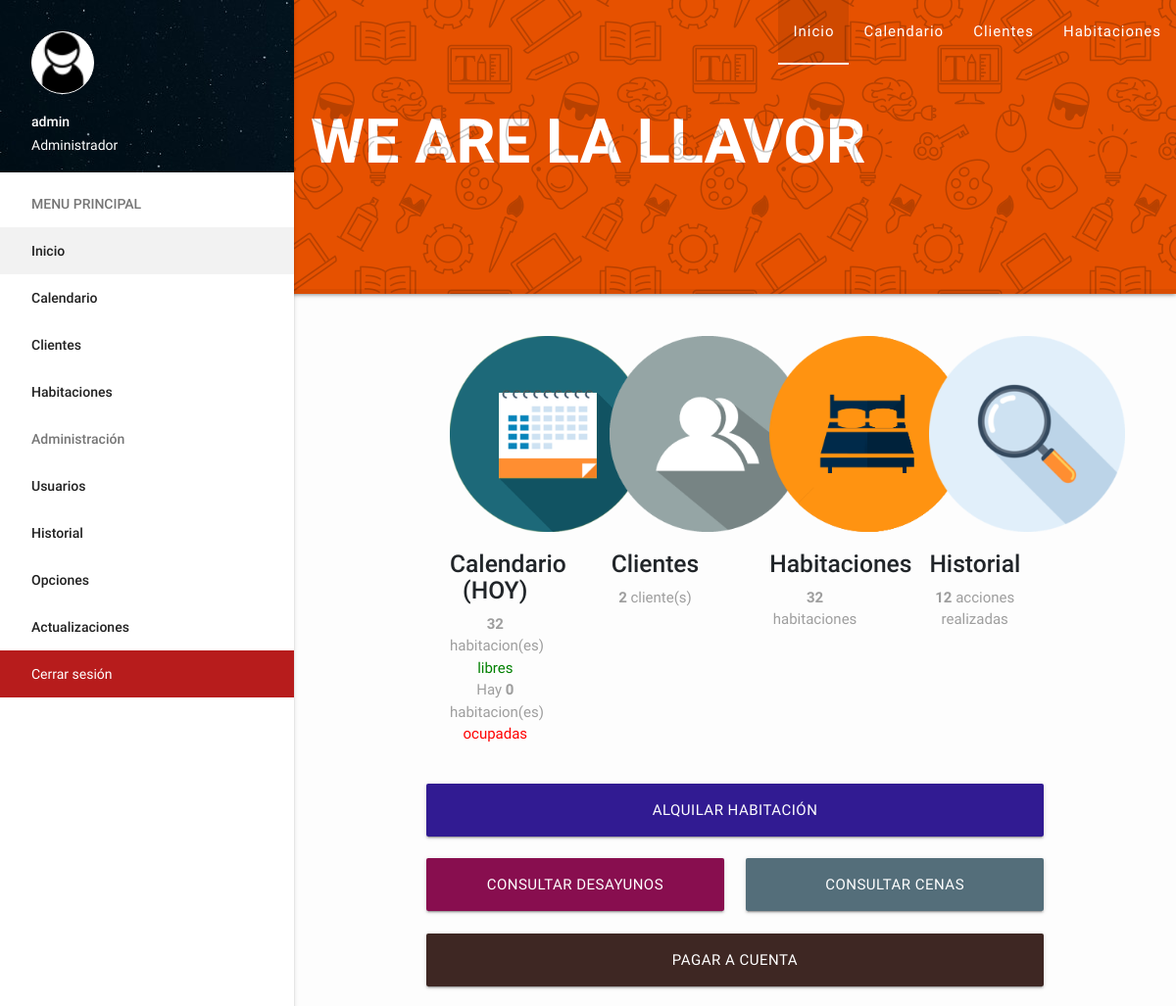
The app's page /index.php?dia=9&mes=03&ano=2023 (signed in) with its own data.
### tables this page shows
CREATE TABLE `cms_settings` (
  `id` int(10) unsigned NOT NULL AUTO_INCREMENT,
  `precio_rooms` varchar(255) DEFAULT NULL,
  `precio_cena` varchar(255) DEFAULT NULL,
  `precio_desayuno` int(11) DEFAULT NULL,
  `site` varchar(255) DEFAULT NULL,
  `sitename` varchar(255) DEFAULT NULL,
  `reformas` enum('1','0') DEFAULT '0',
  PRIMARY KEY (`id`)
);

CREATE TABLE `ranks` (
  `id` int(10) unsigned NOT NULL AUTO_INCREMENT,
  `name` varchar(255) DEFAULT NULL,
  PRIMARY KEY (`id`)
);

### inc/core.php (called while the page is built, shortened)
<?php
	$cdn 		=	"assets";
	$rango_administrador = "3";
	$Var = mysql_query("SELECT * FROM cms_settings");
	$settings = mysql_fetch_assoc($Var);
	$site = $settings['site'];
	$sitename = $settings['sitename'];
	if (isset($_SESSION['id'])) {
		$user_sql = mysql_query("SELECT * FROM admins WHERE id='$_SESSION[id]'");
		$user = mysql_fetch_assoc($user_sql);
	} else {
		$user = "-";
	}
	function RankName($a){
		$R1 = mysql_query("SELECT * FROM ranks WHERE id = '{$a}'");
		$R1 = mysql_fetch_assoc($R1);
		return $R1['name'];
	}
	$mes=date("F");
	if ($mes=="March") $mes="Marzo";
	$ano=date("Y");
?>

### index.php (the view, shortened to what this page needs)
<?php
	require 'inc/core.php';
	require 'templates/header.php';
  $Var = mysql_query("SELECT count(*) count FROM clientes");
  $count_clientes = mysql_fetch_assoc($Var);
  $Var = mysql_query("SELECT count(*) count FROM rooms");
  $count_habitaciones = mysql_fetch_assoc($Var);
  $Var = mysql_query("SELECT count(*) count FROM alquiler WHERE dia_entrada='". date("d") ."' AND mes_entrada='$mes' AND ano_entrada='$ano'");
  $count_calendario = mysql_fetch_assoc($Var);
  $Var = mysql_query("SELECT count(*) count FROM historial");
  $count_historial = mysql_fetch_assoc($Var);
?>
	<main>
	<div class="container">
	  <div class="row">
		<div class="col s12 m3">
		  <div class="card" style="background: transparent;box-shadow: none;text-align: center;">
            <div class="card-content grey-text">
              <p>
			  <img src="<?php echo $site . "/" . $cdn; ?>/images/calendario.png" width="200" height="200"><br>
			  <h5 style="color: #212529;font-weight: 500;">Calendario (HOY)</h5>
			  <b><?php echo $count_habitaciones['count']-$count_calendario['count']; ?></b> habitacion(es) <x style="color: green;">libres</x><br> Hay <b><?php echo $count_calendario['count']; ?></b> habitacion(es) <x style="color: red;">ocupadas</x>
			  </p>
            </div>
          </div>
		</div>
		<div class="col s12 m3">
		  <div class="card" style="background: transparent;box-shadow: none;text-align: center;">
            <div class="card-content grey-text">
              <p>
			  <img src="<?php echo $site . "/" . $cdn; ?>/images/clientes.png" width="200" height="200"><br>
			  <h5 style="color: #212529;font-weight: 500;">Clientes</h5>
			  <b><?php echo $count_clientes['count']; ?></b> cliente(s)
			  </p>
            </div>
          </div>
		</div>
		<div class="col s12 m3">
		  <div class="card" style="background: transparent;box-shadow: none;text-align: center;">
            <div class="card-content grey-text">
              <p>
			  <img src="<?php echo $site . "/" . $cdn; ?>/images/habitaciones.png" width="200" height="200"><br>
			  <h5 style="color: #212529;font-weight: 500;">Habitaciones</h5>
			  <b><?php echo $count_habitaciones['count']; ?></b> habitaciones
			  </p>
            </div>
          </div>
		</div>
		<div class="col s12 m3">
		  <div class="card" style="background: transparent;box-shadow: none;text-align: center;">
            <div class="card-content grey-text">
              <p>
			  <img src="<?php echo $site . "/" . $cdn; ?>/images/historial.png" width="200" height="200"><br>
			  <h5 style="color: #212529;font-weight: 500;">Historial</h5>
			  <b><?php echo $count_historial['count']; ?></b> acciones realizadas
			  </p>
            </div>
          </div>
		</div>
		<div class="col s12 m12">
		<a class="waves-effect waves-light btn-large #311b92 deep-purple darken-4" href="<?php echo $site; ?>/room.php" style="width: 100%;">ALQUILAR HABITACIÓN</a>
		</div>
		<div class="col s12 m6"><br>
		<a class="waves-effect waves-light btn-large modal-trigger #880e4f pink darken-4" href="#ConsultarDesayunos" style="width: 100%;">CONSULTAR DESAYUNOS</a>
		</div>
		<div class="col s12 m6"><br>
		<a class="waves-effect waves-light btn-large modal-trigger #546e7a blue-grey darken-1" href="#ConsultarCenas" style="width: 100%;">CONSULTAR CENAS</a>
		</div>
		<div class="col s12 m12"><br>
		<a class="waves-effect waves-light btn-large #3e2723 brown darken-4" href="<?php echo $site; ?>/clientes.php" style="width: 100%;">PAGAR A CUENTA</a>
		</div>
	  </div>
	</div>
	</main>
	<?php require 'templates/footer.php'; ?>

### templates/header.php (shortened to what this page needs)
<?php
$activePage = basename($_SERVER['PHP_SELF'], ".php");
?>
  <!DOCTYPE html>
  <html>
    <head>
      <link type="text/css" rel="stylesheet" href="<?php echo $site . "/" . $cdn; ?>/css/style.css"  media="screen,projection"/>
      <link type="text/css" rel="stylesheet" href="<?php echo $site . "/" . $cdn; ?>/css/materialize.min.css"  media="screen,projection"/>
      <link type="text/css" rel="stylesheet" href="<?php echo $site . "/" . $cdn; ?>/css/sweetalert.css"/>
    </head>
    <body>
	<div class="nav-background">
	<h1 class="text">We Are <?php echo $sitename; ?></h1>
	</div>
	<div class="nav-background-sub"></div>
	<header>
	  <nav>
		<div class="nav-wrapper">
		  <ul class="right hide-on-med-and-down">
			<li class="<?= ($activePage == 'index') ? 'active':''; ?>"><a href="<?php echo $site; ?>/index.php?dia=<?php echo date('j'); ?>&mes=<?php echo date('m'); ?>&ano=<?php echo date('Y'); ?>">Inicio</a></li>
			<li class="<?= ($activePage == 'calendario') ? 'active':''; ?>"><a href="<?php echo $site; ?>/calendario.php">Calendario</a></li>
			<li class="<?= ($activePage == 'clientes') ? 'active':''; ?>"><a href="<?php echo $site; ?>/clientes.php">Clientes</a></li>
			<li class="<?= ($activePage == 'habitaciones') ? 'active':''; ?><?= ($activePage == 'rooms') ? 'active':''; ?>"><a href="<?php echo $site; ?>/habitaciones.php">Habitaciones</a></li>
		  </ul>
		</div>
	  </nav>
	</header>
    <ul id="slide-out" class="side-nav fixed">
  	  <li>
	  <div class="user-view">
        <div class="background">
          <img src="<?php echo $site . "/" . $cdn; ?>/images/profile_wp.jpg">
        </div>
        <img class="circle" src="<?php echo $site . "/" . $cdn; ?>/images/profile.png" style="background: #fff;border: 1px solid #fff;">
        <span class="white-text name"><?php echo $user['username']; ?></span>
        <span class="white-text email"><?php echo RankName($user['rank']); ?></span>
      </div>
	  </li>
      <li><a class="subheader">MENU PRINCIPAL</a></li>
	  <li class="<?= ($activePage == 'index') ? 'active':''; ?>"><a href="<?php echo $site; ?>/index.php?dia=<?php echo date('j'); ?>&mes=<?php echo date('m'); ?>&ano=<?php echo date('Y'); ?>">Inicio</a></li>
	  <li class="<?= ($activePage == 'calendario') ? 'active':''; ?>"><a href="<?php echo $site; ?>/calendario.php">Calendario</a></li>
	  <li class="<?= ($activePage == 'clientes') ? 'active':''; ?>"><a href="<?php echo $site; ?>/clientes.php">Clientes</a></li>
	  <li class="<?= ($activePage == 'habitaciones') ? 'active':''; ?><?= ($activePage == 'rooms') ? 'active':''; ?>"><a href="<?php echo $site; ?>/habitaciones.php">Habitaciones</a></li>
	  <?php if($user['rank'] == ''. $rango_administrador .'') { ?>
	  <li><a class="subheader">Administración</a></li>
	  <li class="<?= ($activePage == 'users') ? 'active':''; ?>"><a href="<?php echo $site; ?>/users.php">Usuarios</a></li>
	  <li class="<?= ($activePage == 'historial') ? 'active':''; ?>"><a href="<?php echo $site; ?>/historial.php">Historial</a></li>
	  <li class="<?= ($activePage == 'server_options') ? 'active':''; ?>"><a href="<?php echo $site; ?>/server_options.php">Opciones</a></li>
	  <li class="<?= ($activePage == 'updates') ? 'active':''; ?>"><a href="<?php echo $site; ?>/updates.php">Actualizaciones</a></li>
	  <?php } ?>
	  <li style="background: #b71c1c;"><a style="color: #fff;font-weight: 400;" href="<?php echo $site; ?>/logout.php">Cerrar sesión</a></li>
    </ul>
	<br><br><br><br><br><br><br><br><br><br><br>

### assets/css/style.css (style rules this page uses)
body { background: #fdfdfd; }
nav { background: transparent !important; box-shadow: none !important; }
.nav-background { background: #e65100; height: 300px; position: absolute; z-index: -1; width: 100%; box-shadow: 0px 0px 5px rgba(0,0,0,0.63); border-bottom: 5px solid rgba(0, 0, 0, 0.06); }
.nav-background .text { text-align: center; font-weight: 600; color: #fff; opacity: 1; text-transform: uppercase; margin-top: 110px; }
.nav-background-sub { background: url('../images/icon-seamless.png'); height: 300px; position: absolute; z-index: -1; width: 100%; opacity: 0.2; }
nav ul li.active { background-color: transparent; border-bottom: 2px solid #fff; }
nav ul li { letter-spacing: 1px; }
header,main,footer { padding-left: 300px; }

### records on screen
cms_settings: sitename "LA LLAVOR", site (picture), site (placeholder picture)

### other values on screen
$user['username'] "admin"
RankName($user['rank']) "Administrador"
$count_habitaciones['count']-$count_calendario['count'] "32"
$count_calendario['count'] "0"
$count_clientes['count'] "2"
$count_habitaciones['count'] "32"
$count_historial['count'] "12"
